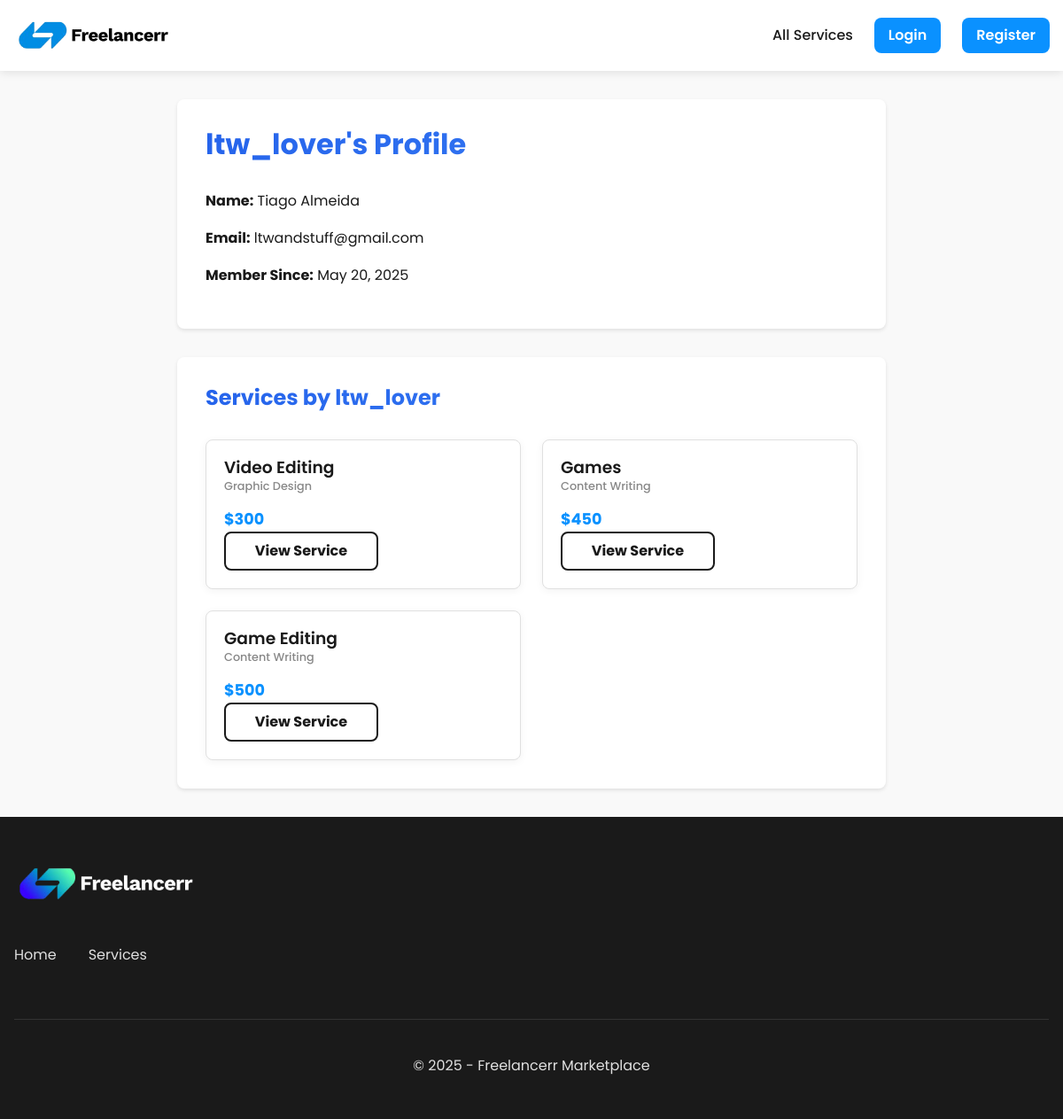
The page /pages/services/account.php?user=8 on the database its author committed.
### tables this page shows
CREATE TABLE Users (
    id INTEGER PRIMARY KEY AUTOINCREMENT,
    name TEXT NOT NULL,
    username TEXT UNIQUE NOT NULL,
    email TEXT UNIQUE NOT NULL,
    password TEXT NOT NULL,
    is_admin INTEGER DEFAULT 0,
    created_at DATETIME DEFAULT CURRENT_TIMESTAMP
);

CREATE TABLE Services (
    id INTEGER PRIMARY KEY AUTOINCREMENT,
    freelancer_id INTEGER NOT NULL,
    title TEXT NOT NULL,
    description TEXT NOT NULL,
    category_id INTEGER NOT NULL,
    price REAL NOT NULL,
    delivery_time INTEGER NOT NULL,
    created_at DATETIME DEFAULT CURRENT_TIMESTAMP,
    image_path TEXT,
    video_path TEXT,
    FOREIGN KEY (freelancer_id) REFERENCES Users(id),
    FOREIGN KEY (category_id) REFERENCES Categories(id)
);

CREATE TABLE Categories (
    id INTEGER PRIMARY KEY AUTOINCREMENT,
    name TEXT UNIQUE NOT NULL,
    description TEXT
);

### public/pages/services/account.php (the view, shortened to what this page needs)
<?php
$db = getDB();
$freelancerId = $_GET['user'] ?? null;
$stmt = $db->prepare("SELECT id, name, username, email, created_at FROM Users WHERE id = ?");
$stmt->execute([$freelancerId]);
$freelancer = $stmt->fetch(PDO::FETCH_ASSOC);
$stmt = $db->prepare("
    SELECT Services.*, Categories.name AS category_name
    FROM Services
    JOIN Categories ON Services.category_id = Categories.id
    WHERE freelancer_id = ?
    ORDER BY created_at DESC
");
$stmt->execute([$freelancerId]);
$services = $stmt->fetchAll(PDO::FETCH_ASSOC);
include_once '../../templates/header.php';
?>
<div class="profile-container">
    <h1 class="gradient-heading"><?php echo htmlspecialchars($freelancer['username']); ?>'s Profile</h1>
    <div class="freelancer-info">
            <p><strong>Name:</strong> <?php echo htmlspecialchars($freelancer['name']); ?></p>
            <p><strong>Email:</strong> <?php echo htmlspecialchars($freelancer['email']); ?></p>
            <p><strong>Member Since:</strong> <?php echo date('F j, Y', strtotime($freelancer['created_at'])); ?></p>
        </div>
    </div>
</div>
<div class="profile-container">
    <h2 class="gradient-heading">Services by <?php echo htmlspecialchars($freelancer['username']); ?></h2>
    <?php if (empty($services)): ?>
        <p>This freelancer has not listed any services yet.</p>
    <?php else: ?>
        <div class="services-grid">
            <?php foreach ($services as $service): ?>
                <div class="service-card">
                    <h3><?php echo htmlspecialchars($service['title']); ?></h3>
                    <p class="service-category"><?php echo htmlspecialchars($service['category_name']); ?></p>
                    <p class="service-price">$<?php echo htmlspecialchars($service['price']); ?></p>
                    <a href="<?php echo SITE_URL; ?>/pages/services/view.php?id=<?php echo $service['id']; ?>" class="btn">View Service</a>
                </div>
            <?php endforeach; ?>
        </div>
    <?php endif; ?>
</div>
<?php include_once '../../templates/footer.php'; ?>

### public/assets/css/style.css (style rules this page uses)
:root { --primary: #0a91ff; --primary-dark: #035ca5; --primary-light: #378bcf; --secondary: #1A1A1A; --secondary-light: #333333; --background: #f9f9f9; --white: #ffffff; --gray-light: #f4f4f4; --gray: #e0e0e0; --gray-dark: #888888; --success: #28a745; --error: #dc3545; --font-main: 'Poppins', 'Segoe UI', Tahoma, Geneva, Verdana, sans-serif; }
* { margin: 0; padding: 0; box-sizing: border-box; }
html, body { height: 100%; }
body { font-family: var(--font-main); line-height: 1.6; color: var(--secondary); background-color: var(--background); display: flex; flex-direction: column; min-height: 100vh; }
h1, h2, h3, h4, h5, h6 { margin-bottom: 0.8rem; font-weight: 600; line-height: 1.2; }
p { margin-bottom: 1rem; }
a { color: var(--primary); text-decoration: none; transition: color 0.3s, background-color 0.3s; }
.categories-grid, .services-grid { display: grid; grid-template-columns: repeat(auto-fill, minmax(250px, 1fr)); gap: 1.5rem; }
.service-card { background-color: var(--white); padding: 1.25rem; border-radius: 8px; box-shadow: 0 2px 10px rgba(0, 0, 0, 0.05); transition: transform 0.3s ease, box-shadow 0.3s ease; border: 1px solid var(--gray); overflow: hidden; display: flex; flex-direction: column; }
.service-card h3 { margin-bottom: 0rem; color: var(--secondary); font-weight: 600; }
.service-category { color: var(--gray-dark); font-weight: 500; margin-bottom: 0rem; font-size: 0.8rem; }
.service-price { font-weight: 700; color: var(--primary); font-size: 1.1rem; margin: 0.75rem 0 0 0; }
.service-card .btn { margin-top: auto; justify-content: center; line-height: clamp(2rem, 5vw, 2.5rem); }
.btn { text-align: center; font-size: 1rem; border-radius: 8px; line-height: clamp(2.5rem, 7vw, 3rem); text-decoration: none; font-weight: 700; min-width: 10.875rem; margin: auto; margin-left: 0px !important; color: var(--secondary); padding: 0 1.5rem; box-sizing: border-box; background-color: var(--white); border: 2px solid var(--secondary); display: inline-flex; align-items: center; justify-content: center; position: relative; z-index: 1; transition: color 0.3s; cursor: pointer; }
.btn:before { content: ""; width: 0; height: 100%; background: var(--secondary); opacity: 1; position: absolute; display: block; bottom: 0; left: 0; transition: width 0.3s; z-index: -1; }
.profile-container { max-width: 800px; margin: 2rem auto; padding: 2rem; background: #fff; border-radius: 8px; box-shadow: 0 2px 4px rgba(0,0,0,0.1); }
.gradient-heading { background: linear-gradient(135deg, #2563eb 0%, #3b82f6 100%); -webkit-background-clip: text; background-clip: text; color: transparent; font-weight: 700; margin-bottom: 2rem; }

### rows shown on the page
users: name "Tiago Almeida", email "ltwandstuff@gmail.com", created_at "May 20, 2025"
services: title "Video Editing", category.name "Graphic Design", price "300"
services: title "Games", category.name "Content Writing", price "450"
services: title "Game Editing", category.name "Content Writing", price "500"
